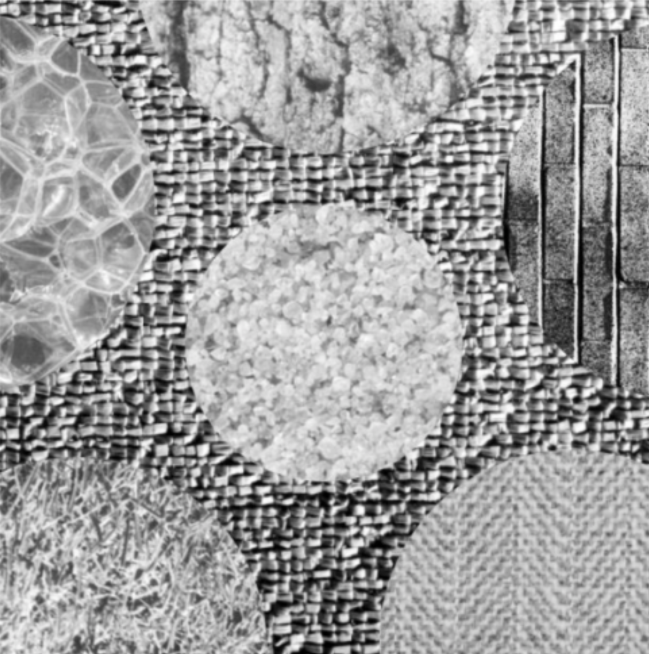
#> input picture HW8/img3.png, 1298 x 1308 px (shown at 1/2 size)
$ python HW8.py
#> lines starting #> are read from the running program, lines starting #| are printed output that depends on the picture
from PIL import Image
import numpy as np
import  matplotlib.pyplot as plt


# [56 lines left out: functions update_counts, glcm, gen_lbp_val, extract_local_binary_pattern, problem2, not called in this run]

def problem3():
    from skimage.filters.rank import entropy
    from skimage.morphology import disk
    from skimage.filters import  gaussian,laplace
    from skimage.feature import local_binary_pattern
    from sklearn.cluster import KMeans
    from skimage import color
    print('hi')
    prob3img = np.array(Image.open('./img3.png').convert('L'))
    img_x,img_y = prob3img.shape
#> img_x = 1308; img_y = 1298
    img_entropy  = entropy(prob3img, disk(25))
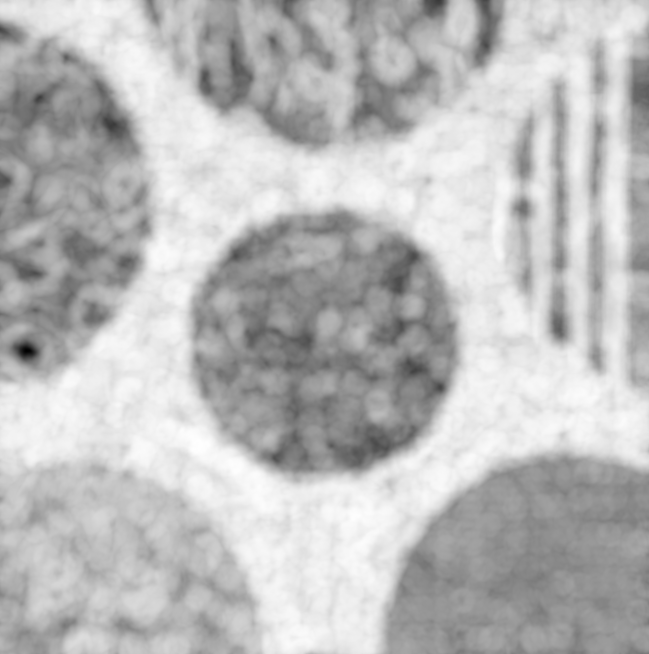
#> img_entropy: shape (1308, 1298) float64 (shown at 1/2 size); min 4.03, max 7.89, mean 6.87; drawn with min black and max white
    entr_feat= (img_entropy).flatten()
    lbp_feat = local_binary_pattern(prob3img,1,8,'uniform').flatten()
    inten_feat= gaussian(prob3img,sigma=5).flatten()
    edge_map = laplace(prob3img,ksize=10).flatten()
    data_mat = np.vstack([entr_feat,lbp_feat,inten_feat]).T
#> (the run stopped early here; a loop or call above may not have finished)
